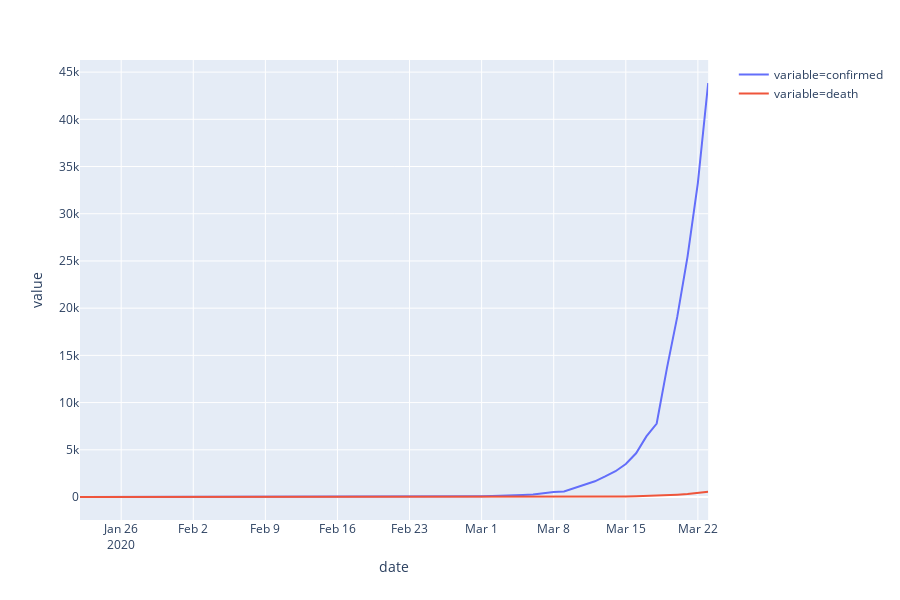

Notebook source saved alongside this figure:
### Code cell
import plotly.express as px

fig = px.line(data3, x="date", y="value", color='variable')
fig.show()
